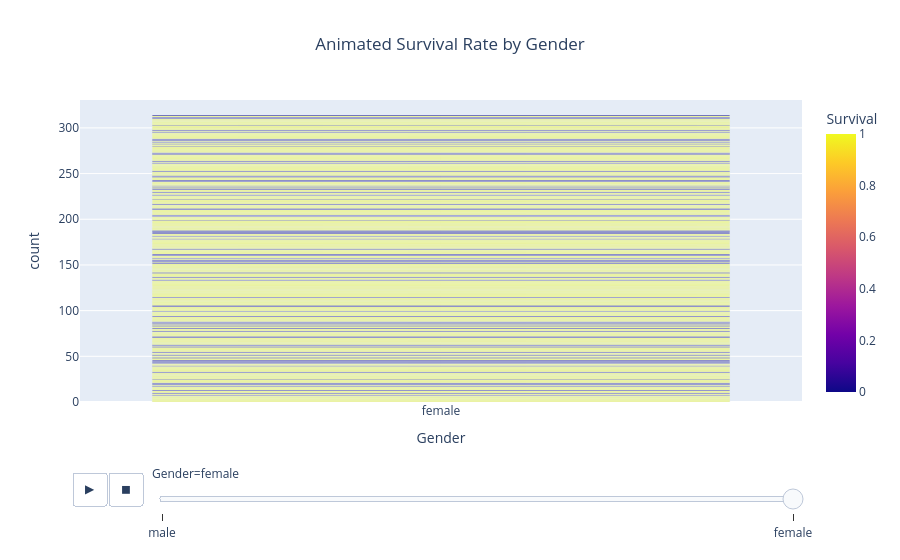

Source (notebook cell):
### Code cell
# 5. animated bar chart: survival rate by gender (instead of piechart)
fig_bar_gender = px.bar(df, x='Sex', color='Survived', barmode='group',animation_frame='Sex', 
                        labels={'Sex': 'Gender', 'Survived':'Survival'},
                        title="Animated Survival Rate by Gender")
fig_bar_gender.update_layout(title_x=0.5)
fig_bar_gender.show()

### Figure 1 — Plotly figure (JSON) as saved in the notebook; plotly's stock layout.template omitted (floating-point values rounded to 4 significant figures; data arrays with more than 128 entries replaced by an {"elided": "..."} marker saying what was removed)
{"data": [{"alignmentgroup": "True", "hovertemplate": "Gender=%{x}<br>count=%{y}<br>Survival=%{marker.color}<extra></extra>", "legendgroup": "", "marker": {"color": {"elided": "314 int values"}, "coloraxis": "coloraxis", "pattern": {"shape": ""}}, "name": "", "offsetgroup": "", "orientation": "v", "showlegend": false, "textposition": "auto", "type": "bar", "x": {"elided": "314 str values"}, "xaxis": "x", "y": {"elided": "314 int values"}, "yaxis": "y"}], "layout": {"autosize": true, "barmode": "group", "coloraxis": {"colorbar": {"title": {"text": "Survival"}}, "colorscale": [[0, "#0d0887"], [0.1111, "#46039f"], [0.2222, "#7201a8"], [0.3333, "#9c179e"], [0.4444, "#bd3786"], [0.5556, "#d8576b"], [0.6667, "#ed7953"], [0.7778, "#fb9f3a"], [0.8889, "#fdca26"], [1, "#f0f921"]]}, "legend": {"tracegroupgap": 0}, "sliders": [{"active": 1, "currentvalue": {"prefix": "Gender="}, "len": 0.9, "pad": {"b": 10, "t": 60}, "steps": [{"args": [["male"], {"frame": {"duration": 0, "redraw": true}, "fromcurrent": true, "mode": "immediate", "transition": {"duration": 0, "easing": "linear"}}], "label": "male", "method": "animate"}, {"args": [["female"], {"frame": {"duration": 0, "redraw": true}, "fromcurrent": true, "mode": "immediate", "transition": {"duration": 0, "easing": "linear"}}], "label": "female", "method": "animate"}], "x": 0.1, "xanchor": "left", "y": 0, "yanchor": "top"}], "title": {"text": "Animated Survival Rate by Gender", "x": 0.5}, "updatemenus": [{"active": 0, "buttons": [{"args": [null, {"frame": {"duration": 500, "redraw": true}, "fromcurrent": true, "mode": "immediate", "transition": {"duration": 500, "easing": "linear"}}], "label": "&#9654;", "method": "animate"}, {"args": [[null], {"frame": {"duration": 0, "redraw": true}, "fromcurrent": true, "mode": "immediate", "transition": {"duration": 0, "easing": "linear"}}], "label": "&#9724;", "method": "animate"}], "direction": "left", "pad": {"r": 10, "t": 70}, "showactive": false, "type": "buttons", "x": 0.1, "xanchor": "right", "y": 0, "yanchor": "top"}], "xaxis": {"anchor": "y", "autorange": true, "categoryarray": ["male", "female"], "categoryorder": "array", "domain": [0, 1], "range": [-0.5, 0.5], "title": {"text": "Gender"}, "type": "category"}, "yaxis": {"anchor": "x", "autorange": true, "domain": [0, 1], "range": [0, 607.4], "title": {"text": "count"}, "type": "linear"}}}
